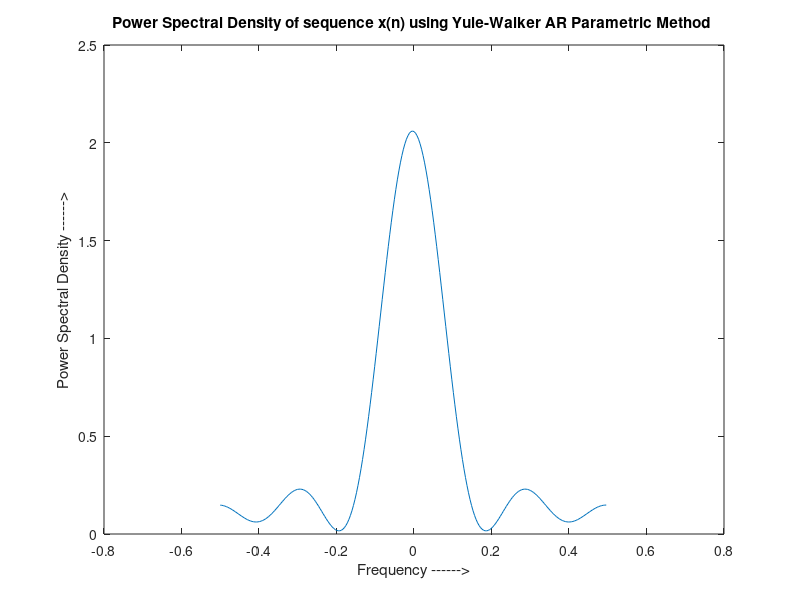

MATLAB code to generate this figure:
close all;clc;clear all;

N=6;
p=512;

N_point_dft=256;
x=rand(1,N);
x_size=size(x);
r=zeros(2*p,1);

for m=1:2*p
 for n=1:N-m
 r(m,1)=r(m,1)+x(n)*x(n+m-1);
 end
 r(m,1)= (r(m,1)./N);
end

R=zeros(p+1,p+1);

for i=1:p+1
 for j=1:p+1
 R(i,j)= (r(abs(i-j)+1,1));
 end
end

R_auto=R(1:p,1:p);
C=R(2:p+1,1);
A=R_auto\(-1.*C);
var=R_auto(1,1);

for k=1:p
 var=var+A(k,1).*C(k,1);
end

sum=ones(1,N_point_dft);

for f=1:N_point_dft
 for k=1:p
 sum(1,f)=sum(1,f)+A(k,1).*exp(-1i*2*pi*f/N_point_dft*k);
 end
end

P=var./(sum.*conj(sum));

plot(-.5:1/N_point_dft:.5-1/N_point_dft,fftshift(P));
title('Power Spectral Density of sequence x(n) using Yule-Walker AR Parametric Method ');
xlabel('Frequency ------>');ylabel('Power Spectral Density ------>');
